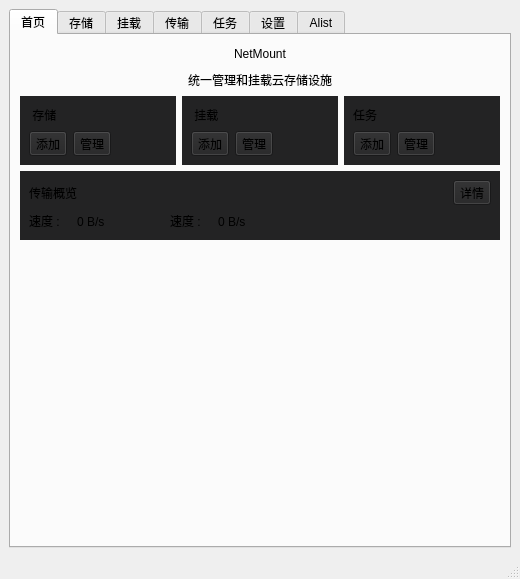
<?xml version="1.0" encoding="UTF-8"?>
<ui version="4.0">
 <class>QNetMount</class>
 <widget class="QMainWindow" name="QNetMount">
  <property name="geometry">
   <rect>
    <x>0</x>
    <y>0</y>
    <width>520</width>
    <height>579</height>
   </rect>
  </property>
  <property name="windowTitle">
   <string>QNetMount</string>
  </property>
  <widget class="QWidget" name="centralwidget">
   <layout class="QGridLayout" name="gridLayout_9">
    <item row="0" column="0">
     <widget class="QTabWidget" name="tabWidgetCentral">
      <property name="currentIndex">
       <number>0</number>
      </property>
      <widget class="QWidget" name="index">
       <attribute name="title">
        <string>首页</string>
       </attribute>
       <layout class="QGridLayout" name="gridLayout_6">
        <item row="1" column="0">
         <spacer name="verticalSpacerIndexBellow">
          <property name="orientation">
           <enum>Qt::Vertical</enum>
          </property>
          <property name="sizeHint" stdset="0">
           <size>
            <width>20</width>
            <height>320</height>
           </size>
          </property>
         </spacer>
        </item>
        <item row="0" column="0">
         <layout class="QVBoxLayout" name="verticalLayoutIndex">
          <item>
           <layout class="QHBoxLayout" name="horizontalLayoutIndexTitle">
            <item>
             <spacer name="horizontalSpacerIndexTitleLeft">
              <property name="orientation">
               <enum>Qt::Horizontal</enum>
              </property>
              <property name="sizeHint" stdset="0">
               <size>
                <width>40</width>
                <height>20</height>
               </size>
              </property>
             </spacer>
            </item>
            <item>
             <widget class="QLabel" name="labelIndexTitle">
              <property name="text">
               <string>NetMount</string>
              </property>
             </widget>
            </item>
            <item>
             <spacer name="horizontalSpacerIndexTitleRight">
              <property name="orientation">
               <enum>Qt::Horizontal</enum>
              </property>
              <property name="sizeHint" stdset="0">
               <size>
                <width>40</width>
                <height>20</height>
               </size>
              </property>
             </spacer>
            </item>
           </layout>
          </item>
          <item>
           <layout class="QHBoxLayout" name="horizontalLayoutIndexDescript">
            <item>
             <spacer name="horizontalSpacerIndexDescriptLeft">
              <property name="orientation">
               <enum>Qt::Horizontal</enum>
              </property>
              <property name="sizeHint" stdset="0">
               <size>
                <width>40</width>
                <height>20</height>
               </size>
              </property>
             </spacer>
            </item>
            <item>
             <widget class="QLabel" name="labelIndexDescriptTitle">
              <property name="text">
               <string>统一管理和挂载云存储设施</string>
              </property>
             </widget>
            </item>
            <item>
             <spacer name="horizontalSpacerIndexDescriptRight">
              <property name="orientation">
               <enum>Qt::Horizontal</enum>
              </property>
              <property name="sizeHint" stdset="0">
               <size>
                <width>40</width>
                <height>20</height>
               </size>
              </property>
             </spacer>
            </item>
           </layout>
          </item>
          <item>
           <layout class="QHBoxLayout" name="horizontalLayoutIndexCtrl">
            <item>
             <widget class="QWidget" name="widgetIndexStorage" native="true">
              <property name="styleSheet">
               <string notr="true">background-color: rgb(35, 35, 36);</string>
              </property>
              <layout class="QGridLayout" name="gridLayout_3">
               <item row="0" column="0">
                <widget class="QLabel" name="labelIndexStroageTitle">
                 <property name="text">
                  <string> 存储</string>
                 </property>
                </widget>
               </item>
               <item row="0" column="1" colspan="2">
                <spacer name="horizontalSpacerIndexStorageTitle">
                 <property name="orientation">
                  <enum>Qt::Horizontal</enum>
                 </property>
                 <property name="sizeHint" stdset="0">
                  <size>
                   <width>74</width>
                   <height>20</height>
                  </size>
                 </property>
                </spacer>
               </item>
               <item row="1" column="0">
                <widget class="QToolButton" name="toolButtonIndexStroageAdd">
                 <property name="text">
                  <string>添加</string>
                 </property>
                </widget>
               </item>
               <item row="1" column="1">
                <widget class="QToolButton" name="toolButtonIndexStroageManager">
                 <property name="text">
                  <string>管理</string>
                 </property>
                </widget>
               </item>
               <item row="1" column="2">
                <spacer name="horizontalSpacerIndexStorageCtrl">
                 <property name="orientation">
                  <enum>Qt::Horizontal</enum>
                 </property>
                 <property name="sizeHint" stdset="0">
                  <size>
                   <width>28</width>
                   <height>20</height>
                  </size>
                 </property>
                </spacer>
               </item>
              </layout>
             </widget>
            </item>
            <item>
             <widget class="QWidget" name="widgetIndexMount" native="true">
              <property name="styleSheet">
               <string notr="true">background-color: rgb(35, 35, 36);</string>
              </property>
              <layout class="QGridLayout" name="gridLayout_4">
               <item row="0" column="0">
                <widget class="QLabel" name="labelIndexMountTitle">
                 <property name="text">
                  <string> 挂载</string>
                 </property>
                </widget>
               </item>
               <item row="0" column="1" colspan="2">
                <spacer name="horizontalSpacerIndexMountTitle">
                 <property name="orientation">
                  <enum>Qt::Horizontal</enum>
                 </property>
                 <property name="sizeHint" stdset="0">
                  <size>
                   <width>94</width>
                   <height>20</height>
                  </size>
                 </property>
                </spacer>
               </item>
               <item row="1" column="0">
                <widget class="QToolButton" name="toolButtonIndexMountAdd">
                 <property name="text">
                  <string>添加</string>
                 </property>
                </widget>
               </item>
               <item row="1" column="1">
                <widget class="QToolButton" name="toolButtonIndexMountManager">
                 <property name="text">
                  <string>管理</string>
                 </property>
                </widget>
               </item>
               <item row="1" column="2">
                <spacer name="horizontalSpacerIndexMountCtrl">
                 <property name="orientation">
                  <enum>Qt::Horizontal</enum>
                 </property>
                 <property name="sizeHint" stdset="0">
                  <size>
                   <width>48</width>
                   <height>20</height>
                  </size>
                 </property>
                </spacer>
               </item>
              </layout>
             </widget>
            </item>
            <item>
             <widget class="QWidget" name="widgetIndexTask" native="true">
              <property name="styleSheet">
               <string notr="true">background-color: rgb(35, 35, 36);</string>
              </property>
              <layout class="QGridLayout" name="gridLayout_5">
               <item row="0" column="0">
                <widget class="QLabel" name="labelIndexTaskTitle">
                 <property name="text">
                  <string>任务</string>
                 </property>
                </widget>
               </item>
               <item row="0" column="1" colspan="2">
                <spacer name="horizontalSpacerIndexTaskTitle">
                 <property name="orientation">
                  <enum>Qt::Horizontal</enum>
                 </property>
                 <property name="sizeHint" stdset="0">
                  <size>
                   <width>93</width>
                   <height>20</height>
                  </size>
                 </property>
                </spacer>
               </item>
               <item row="1" column="0">
                <widget class="QToolButton" name="toolButtonIndexTaskAdd">
                 <property name="text">
                  <string>添加</string>
                 </property>
                </widget>
               </item>
               <item row="1" column="1">
                <widget class="QToolButton" name="toolButtonIndexTaskManager">
                 <property name="text">
                  <string>管理</string>
                 </property>
                </widget>
               </item>
               <item row="1" column="2">
                <spacer name="horizontalSpacerIndexTaskCtrl">
                 <property name="orientation">
                  <enum>Qt::Horizontal</enum>
                 </property>
                 <property name="sizeHint" stdset="0">
                  <size>
                   <width>47</width>
                   <height>20</height>
                  </size>
                 </property>
                </spacer>
               </item>
              </layout>
             </widget>
            </item>
           </layout>
          </item>
          <item>
           <widget class="QWidget" name="widgetIndexTrans" native="true">
            <property name="styleSheet">
             <string notr="true">background-color: rgb(35, 35, 36);</string>
            </property>
            <layout class="QGridLayout" name="gridLayout_2">
             <item row="1" column="0">
              <widget class="QLabel" name="labelIndexTransSpeedUp">
               <property name="text">
                <string>速度 :	0 B/s</string>
               </property>
              </widget>
             </item>
             <item row="0" column="3">
              <widget class="QToolButton" name="toolButtonIndexTransDetail">
               <property name="text">
                <string>详情</string>
               </property>
              </widget>
             </item>
             <item row="0" column="1" colspan="2">
              <spacer name="horizontalSpacerIndexTransTitle">
               <property name="orientation">
                <enum>Qt::Horizontal</enum>
               </property>
               <property name="sizeHint" stdset="0">
                <size>
                 <width>270</width>
                 <height>20</height>
                </size>
               </property>
              </spacer>
             </item>
             <item row="1" column="1">
              <widget class="QLabel" name="labelIndexTransSpeedDown">
               <property name="text">
                <string>速度 :	0 B/s</string>
               </property>
              </widget>
             </item>
             <item row="1" column="2" colspan="2">
              <spacer name="horizontalSpacerIndexTransInfo">
               <property name="orientation">
                <enum>Qt::Horizontal</enum>
               </property>
               <property name="sizeHint" stdset="0">
                <size>
                 <width>176</width>
                 <height>20</height>
                </size>
               </property>
              </spacer>
             </item>
             <item row="0" column="0">
              <widget class="QLabel" name="labelIndexTransTitle">
               <property name="text">
                <string>传输概览</string>
               </property>
              </widget>
             </item>
            </layout>
           </widget>
          </item>
         </layout>
        </item>
       </layout>
      </widget>
      <widget class="QWidget" name="store">
       <attribute name="title">
        <string>存储</string>
       </attribute>
       <layout class="QGridLayout" name="gridLayout">
        <item row="0" column="0">
         <widget class="QTabWidget" name="tabWidgetStore">
          <property name="currentIndex">
           <number>0</number>
          </property>
          <widget class="QWidget" name="manager">
           <attribute name="title">
            <string>管理</string>
           </attribute>
           <layout class="QVBoxLayout" name="verticalLayout_2">
            <item>
             <layout class="QHBoxLayout" name="horizontalLayoutManager">
              <item>
               <widget class="QToolButton" name="toolButtonManagerAdd">
                <property name="text">
                 <string>添加</string>
                </property>
               </widget>
              </item>
              <item>
               <widget class="QToolButton" name="toolButtonManagerReload">
                <property name="text">
                 <string>刷新</string>
                </property>
               </widget>
              </item>
              <item>
               <spacer name="horizontalSpacerManagetCtrl">
                <property name="orientation">
                 <enum>Qt::Horizontal</enum>
                </property>
                <property name="sizeHint" stdset="0">
                 <size>
                  <width>40</width>
                  <height>20</height>
                 </size>
                </property>
               </spacer>
              </item>
              <item>
               <widget class="QToolButton" name="toolButtonManagerHelp">
                <property name="text">
                 <string>?</string>
                </property>
               </widget>
              </item>
             </layout>
            </item>
            <item>
             <widget class="QListView" name="listViewManager">
              <property name="styleSheet">
               <string notr="true">background-color: rgb(35, 35, 36);</string>
              </property>
             </widget>
            </item>
           </layout>
          </widget>
          <widget class="QWidget" name="browser">
           <attribute name="title">
            <string>浏览</string>
           </attribute>
          </widget>
         </widget>
        </item>
       </layout>
      </widget>
      <widget class="QWidget" name="mount">
       <attribute name="title">
        <string>挂载</string>
       </attribute>
       <layout class="QVBoxLayout" name="verticalLayout_3">
        <item>
         <layout class="QHBoxLayout" name="horizontalLayoutMount">
          <item>
           <widget class="QToolButton" name="toolButtonMountAdd">
            <property name="text">
             <string>添加</string>
            </property>
           </widget>
          </item>
          <item>
           <widget class="QToolButton" name="toolButtonMountReload">
            <property name="text">
             <string>刷新</string>
            </property>
           </widget>
          </item>
          <item>
           <spacer name="horizontalSpacerMountCtrl">
            <property name="orientation">
             <enum>Qt::Horizontal</enum>
            </property>
            <property name="sizeHint" stdset="0">
             <size>
              <width>40</width>
              <height>20</height>
             </size>
            </property>
           </spacer>
          </item>
          <item>
           <widget class="QToolButton" name="toolButtonMountHelp">
            <property name="text">
             <string>?</string>
            </property>
           </widget>
          </item>
         </layout>
        </item>
        <item>
         <widget class="QListView" name="listViewMount">
          <property name="styleSheet">
           <string notr="true">background-color: rgb(35, 35, 36);</string>
          </property>
         </widget>
        </item>
       </layout>
      </widget>
      <widget class="QWidget" name="trans">
       <attribute name="title">
        <string>传输</string>
       </attribute>
      </widget>
      <widget class="QWidget" name="task">
       <attribute name="title">
        <string>任务</string>
       </attribute>
       <layout class="QVBoxLayout" name="verticalLayout_4">
        <item>
         <layout class="QHBoxLayout" name="horizontalLayoutTask">
          <item>
           <widget class="QToolButton" name="toolButtonTaskAdd">
            <property name="text">
             <string>添加</string>
            </property>
           </widget>
          </item>
          <item>
           <widget class="QToolButton" name="toolButtonTaskReload">
            <property name="text">
             <string>刷新</string>
            </property>
           </widget>
          </item>
          <item>
           <spacer name="horizontalSpacerTaskCtrl">
            <property name="orientation">
             <enum>Qt::Horizontal</enum>
            </property>
            <property name="sizeHint" stdset="0">
             <size>
              <width>40</width>
              <height>20</height>
             </size>
            </property>
           </spacer>
          </item>
          <item>
           <widget class="QToolButton" name="toolButtonTaskHelp">
            <property name="text">
             <string>?</string>
            </property>
           </widget>
          </item>
         </layout>
        </item>
        <item>
         <widget class="QListView" name="listViewTask">
          <property name="styleSheet">
           <string notr="true">background-color: rgb(35, 35, 36);</string>
          </property>
         </widget>
        </item>
       </layout>
      </widget>
      <widget class="QWidget" name="setting">
       <attribute name="title">
        <string>设置</string>
       </attribute>
       <layout class="QGridLayout" name="gridLayout_8">
        <item row="3" column="0">
         <spacer name="verticalSpacer_4">
          <property name="orientation">
           <enum>Qt::Vertical</enum>
          </property>
          <property name="sizeHint" stdset="0">
           <size>
            <width>20</width>
            <height>40</height>
           </size>
          </property>
         </spacer>
        </item>
        <item row="0" column="0">
         <widget class="QWidget" name="widgetSetting" native="true">
          <property name="styleSheet">
           <string notr="true">background-color: rgb(35, 35, 36);</string>
          </property>
          <layout class="QVBoxLayout" name="verticalLayout_8">
           <item>
            <layout class="QHBoxLayout" name="horizontalLayoutSettingTitle">
             <item>
              <spacer name="horizontalSpacerSettingTitleLeft">
               <property name="orientation">
                <enum>Qt::Horizontal</enum>
               </property>
               <property name="sizeHint" stdset="0">
                <size>
                 <width>283</width>
                 <height>20</height>
                </size>
               </property>
              </spacer>
             </item>
             <item>
              <widget class="QLabel" name="labelSettingTitle">
               <property name="text">
                <string>设置</string>
               </property>
              </widget>
             </item>
             <item>
              <spacer name="horizontalSpacerSettingTitleRight">
               <property name="orientation">
                <enum>Qt::Horizontal</enum>
               </property>
               <property name="sizeHint" stdset="0">
                <size>
                 <width>283</width>
                 <height>20</height>
                </size>
               </property>
              </spacer>
             </item>
            </layout>
           </item>
           <item>
            <layout class="QVBoxLayout" name="verticalLayoutSettingCtrl">
             <item>
              <layout class="QGridLayout" name="gridLayoutSettingCtrl">
               <item row="1" column="0">
                <widget class="QLabel" name="labelSettingCtrlTheme">
                 <property name="text">
                  <string>主题模式</string>
                 </property>
                </widget>
               </item>
               <item row="0" column="0">
                <widget class="QLabel" name="labelSettingCtrlLanguage">
                 <property name="text">
                  <string>语言</string>
                 </property>
                </widget>
               </item>
               <item row="2" column="0">
                <widget class="QLabel" name="labelSettingCtrlAutoStart">
                 <property name="text">
                  <string>开机自启</string>
                 </property>
                </widget>
               </item>
               <item row="3" column="0">
                <widget class="QLabel" name="labelSettingCtrlStartHide">
                 <property name="text">
                  <string>启动时隐藏窗口</string>
                 </property>
                </widget>
               </item>
               <item row="1" column="1">
                <widget class="QComboBox" name="comboBoxSettingCtrlTheme">
                 <item>
                  <property name="text">
                   <string>跟随系统</string>
                  </property>
                 </item>
                 <item>
                  <property name="text">
                   <string>浅色模式</string>
                  </property>
                 </item>
                 <item>
                  <property name="text">
                   <string>深色模式</string>
                  </property>
                 </item>
                </widget>
               </item>
               <item row="2" column="2">
                <spacer name="horizontalSpacerSettingCtrlAutoStart">
                 <property name="orientation">
                  <enum>Qt::Horizontal</enum>
                 </property>
                 <property name="sizeHint" stdset="0">
                  <size>
                   <width>40</width>
                   <height>20</height>
                  </size>
                 </property>
                </spacer>
               </item>
               <item row="0" column="2">
                <spacer name="horizontalSpacerSettingCtrlLannguage">
                 <property name="orientation">
                  <enum>Qt::Horizontal</enum>
                 </property>
                 <property name="sizeHint" stdset="0">
                  <size>
                   <width>40</width>
                   <height>20</height>
                  </size>
                 </property>
                </spacer>
               </item>
               <item row="0" column="1">
                <widget class="QComboBox" name="comboBoxSettingCtrlLanguage">
                 <property name="currentText">
                  <string>简体中文</string>
                 </property>
                 <property name="currentIndex">
                  <number>0</number>
                 </property>
                 <item>
                  <property name="text">
                   <string>简体中文</string>
                  </property>
                 </item>
                 <item>
                  <property name="text">
                   <string>繁体中文</string>
                  </property>
                 </item>
                 <item>
                  <property name="text">
                   <string>English</string>
                  </property>
                 </item>
                </widget>
               </item>
               <item row="2" column="1">
                <widget class="QCheckBox" name="checkBoxSettingCtrlAutoStart">
                 <property name="text">
                  <string/>
                 </property>
                </widget>
               </item>
               <item row="1" column="2">
                <spacer name="horizontalSpacerSettingCtrlTheme">
                 <property name="orientation">
                  <enum>Qt::Horizontal</enum>
                 </property>
                 <property name="sizeHint" stdset="0">
                  <size>
                   <width>40</width>
                   <height>20</height>
                  </size>
                 </property>
                </spacer>
               </item>
               <item row="3" column="2">
                <spacer name="horizontalSpacerSettingCtrlStartHide">
                 <property name="orientation">
                  <enum>Qt::Horizontal</enum>
                 </property>
                 <property name="sizeHint" stdset="0">
                  <size>
                   <width>40</width>
                   <height>20</height>
                  </size>
                 </property>
                </spacer>
               </item>
               <item row="3" column="1">
                <widget class="QCheckBox" name="checkBoxSettingCtrlStartHide">
                 <property name="text">
                  <string/>
                 </property>
                </widget>
               </item>
               <item row="4" column="0">
                <widget class="QLabel" name="labelSettingCtrlAlist">
                 <property name="text">
                  <string>默认启动 AList</string>
                 </property>
                </widget>
               </item>
               <item row="4" column="1">
                <widget class="QCheckBox" name="checkBoxSettingCtrlAlist">
                 <property name="text">
                  <string/>
                 </property>
                </widget>
               </item>
              </layout>
             </item>
             <item>
              <layout class="QHBoxLayout" name="horizontalLayoutSettingCtrlSave">
               <item>
                <spacer name="horizontalSpacerSettingCtrlSave">
                 <property name="orientation">
                  <enum>Qt::Horizontal</enum>
                 </property>
                 <property name="sizeHint" stdset="0">
                  <size>
                   <width>40</width>
                   <height>20</height>
                  </size>
                 </property>
                </spacer>
               </item>
               <item>
                <widget class="QToolButton" name="toolButtonSettingCtrlSave">
                 <property name="text">
                  <string>保存</string>
                 </property>
                </widget>
               </item>
              </layout>
             </item>
            </layout>
           </item>
          </layout>
         </widget>
        </item>
        <item row="2" column="0">
         <widget class="QWidget" name="widgetSettingAbout" native="true">
          <property name="styleSheet">
           <string notr="true">background-color: rgb(35, 35, 36);</string>
          </property>
          <layout class="QVBoxLayout" name="verticalLayout_12">
           <item>
            <layout class="QVBoxLayout" name="verticalLayoutSettingAbout">
             <item>
              <layout class="QHBoxLayout" name="horizontalLayoutSettingAboutTitle">
               <item>
                <spacer name="horizontalSpacerSettingAboutTitleLeft">
                 <property name="orientation">
                  <enum>Qt::Horizontal</enum>
                 </property>
                 <property name="sizeHint" stdset="0">
                  <size>
                   <width>40</width>
                   <height>20</height>
                  </size>
                 </property>
                </spacer>
               </item>
               <item>
                <widget class="QLabel" name="labelSettingAboutTitle">
                 <property name="text">
                  <string>关于</string>
                 </property>
                </widget>
               </item>
               <item>
                <spacer name="horizontalSpacerSettingAboutTitleRigth">
                 <property name="orientation">
                  <enum>Qt::Horizontal</enum>
                 </property>
                 <property name="sizeHint" stdset="0">
                  <size>
                   <width>40</width>
                   <height>20</height>
                  </size>
                 </property>
                </spacer>
               </item>
              </layout>
             </item>
             <item>
              <widget class="QWidget" name="widgetSettingAboutInfo" native="true">
               <layout class="QVBoxLayout" name="verticalLayout_5">
                <item>
                 <widget class="QLabel" name="labelSettingAboutInfo">
                  <property name="text">
                   <string>&lt;!DOCTYPE HTML PUBLIC &quot;-//W3C//DTD HTML 4.0//EN&quot; &quot;http://www.w3.org/TR/REC-html40/strict.dtd&quot;&gt;
&lt;html&gt;

&lt;head&gt;
&lt;meta name=&quot;qrichtext&quot; content=&quot;1&quot; /&gt;&lt;meta charset=&quot;utf-8&quot; /&gt;
&lt;/head&gt;

&lt;body&gt;
&lt;p&gt;版本: v1.1.1&lt;/p&gt;
&lt;p&gt;由独立开发者 VirtualHotBar 开发并发布&lt;/p&gt;
&lt;p&gt;Copyright © 2024-Present &lt;a href=&quot;www&quot;&gt;VirtualHotBar&lt;/a&gt;&lt;/p&gt;</string>
                  </property>
                 </widget>
                </item>
               </layout>
              </widget>
             </item>
            </layout>
           </item>
          </layout>
         </widget>
        </item>
        <item row="1" column="0">
         <widget class="QWidget" name="widgetSettingLibs" native="true">
          <property name="styleSheet">
           <string notr="true">background-color: rgb(35, 35, 36);</string>
          </property>
          <layout class="QVBoxLayout" name="verticalLayout_11">
           <item>
            <layout class="QVBoxLayout" name="verticalLayoutSettingLibs">
             <item>
              <layout class="QHBoxLayout" name="horizontalLayoutSettingLibsTitle">
               <item>
                <spacer name="horizontalSpacerSettingLibsTitleLeft">
                 <property name="orientation">
                  <enum>Qt::Horizontal</enum>
                 </property>
                 <property name="sizeHint" stdset="0">
                  <size>
                   <width>40</width>
                   <height>20</height>
                  </size>
                 </property>
                </spacer>
               </item>
               <item>
                <widget class="QLabel" name="labelSettingLibsTitle">
                 <property name="text">
                  <string>组件</string>
                 </property>
                </widget>
               </item>
               <item>
                <spacer name="horizontalSpacerSettingLibsTitleRight">
                 <property name="orientation">
                  <enum>Qt::Horizontal</enum>
                 </property>
                 <property name="sizeHint" stdset="0">
                  <size>
                   <width>40</width>
                   <height>20</height>
                  </size>
                 </property>
                </spacer>
               </item>
              </layout>
             </item>
             <item>
              <widget class="QWidget" name="widgetSettingLibsTitleInfo" native="true">
               <layout class="QVBoxLayout" name="verticalLayout_9">
                <item>
                 <widget class="QLabel" name="labelSettingLibsTitleInfo">
                  <property name="text">
                   <string>&lt;html&gt;&lt;head/&gt;&lt;body&gt;&lt;p&gt;&lt;a href=&quot;www&quot;&gt;&lt;span style=&quot; text-decoration: underline; color:#007af4;&quot;&gt;Rclone&lt;/span&gt;&lt;/a&gt;&lt;span style=&quot; font-family:'Inter','-apple-system','BlinkMacSystemFont','PingFang SC','Hiragino Sans GB','noto sans','Microsoft YaHei','Helvetica Neue','Helvetica','Arial','sans-serif'; font-size:14px; color:rgba(255,255,255,0.698039); background-color:#232324;&quot;&gt;(&lt;/span&gt;&lt;a href=&quot;www&quot;&gt;&lt;span style=&quot; text-decoration: underline; color:#007af4;&quot;&gt;日志&lt;/span&gt;&lt;/a&gt;&lt;span style=&quot; font-family:'Inter','-apple-system','BlinkMacSystemFont','PingFang SC','Hiragino Sans GB','noto sans','Microsoft YaHei','Helvetica Neue','Helvetica','Arial','sans-serif'; font-size:14px; color:rgba(255,255,255,0.698039); background-color:#232324;&quot;&gt;): v1.66.0&lt;/span&gt;&lt;br/&gt;&lt;a href=&quot;www&quot;&gt;&lt;span style=&quot; text-decoration: underline; color:#007af4;&quot;&gt;Alist&lt;/span&gt;&lt;/a&gt;&lt;span style=&quot; font-family:'Inter','-apple-system','BlinkMacSystemFont','PingFang SC','Hiragino Sans GB','noto sans','Microsoft YaHei','Helvetica Neue','Helvetica','Arial','sans-serif'; font-size:14px; color:rgba(255,255,255,0.698039); background-color:#232324;&quot;&gt;(&lt;/span&gt;&lt;a href=&quot;www&quot;&gt;&lt;span style=&quot; text-decoration: underline; color:#007af4;&quot;&gt;日志&lt;/span&gt;&lt;/a&gt;&lt;span style=&quot; font-family:'Inter','-apple-system','BlinkMacSystemFont','PingFang SC','Hiragino Sans GB','noto sans','Microsoft YaHei','Helvetica Neue','Helvetica','Arial','sans-serif'; font-size:14px; color:rgba(255,255,255,0.698039); background-color:#232324;&quot;&gt;): v3.35.0&lt;/span&gt;&lt;/p&gt;&lt;/body&gt;&lt;/html&gt;</string>
                  </property>
                  <property name="textFormat">
                   <enum>Qt::AutoText</enum>
                  </property>
                 </widget>
                </item>
               </layout>
              </widget>
             </item>
            </layout>
           </item>
          </layout>
         </widget>
        </item>
       </layout>
      </widget>
      <widget class="QWidget" name="Alist">
       <attribute name="title">
        <string>Alist</string>
       </attribute>
       <layout class="QVBoxLayout" name="verticalLayout">
        <item>
         <layout class="QVBoxLayout" name="verticalLayoutAlistMain">
          <item>
           <layout class="QHBoxLayout" name="horizontalLayoutAlistTitle">
            <item>
             <spacer name="horizontalSpacerAlistTitleLeft">
              <property name="orientation">
               <enum>Qt::Horizontal</enum>
              </property>
              <property name="sizeHint" stdset="0">
               <size>
                <width>40</width>
                <height>20</height>
               </size>
              </property>
             </spacer>
            </item>
            <item>
             <widget class="QLabel" name="labelAlistTitle">
              <property name="text">
               <string>Alist</string>
              </property>
             </widget>
            </item>
            <item>
             <spacer name="horizontalSpacerAlistTitleRight">
              <property name="orientation">
               <enum>Qt::Horizontal</enum>
              </property>
              <property name="sizeHint" stdset="0">
               <size>
                <width>40</width>
                <height>20</height>
               </size>
              </property>
             </spacer>
            </item>
           </layout>
          </item>
          <item>
           <layout class="QHBoxLayout" name="horizontalLayoutAlistExec">
            <item>
             <widget class="QLabel" name="labelAlistExecPath">
              <property name="text">
               <string>程序路径 : </string>
              </property>
             </widget>
            </item>
            <item>
             <widget class="QLineEdit" name="lineEditAlistExecPath"/>
            </item>
            <item>
             <widget class="QToolButton" name="toolButtonChooseAlistExecPath">
              <property name="text">
               <string>选择</string>
              </property>
             </widget>
            </item>
            <item>
             <widget class="QToolButton" name="toolButtonExplorerAlistExecDir">
              <property name="text">
               <string>浏览</string>
              </property>
             </widget>
            </item>
           </layout>
          </item>
          <item>
           <layout class="QHBoxLayout" name="horizontalLayoutAlistConfig">
            <item>
             <widget class="QLabel" name="labelAlistConfigPath">
              <property name="text">
               <string>数据路径 : </string>
              </property>
             </widget>
            </item>
            <item>
             <widget class="QLineEdit" name="lineEditAlistConfigPath"/>
            </item>
            <item>
             <widget class="QToolButton" name="toolButtonChooseAlistConfigPath">
              <property name="text">
               <string>选择</string>
              </property>
             </widget>
            </item>
            <item>
             <widget class="QToolButton" name="toolButtonExplorerAlistConfigPath">
              <property name="text">
               <string>浏览</string>
              </property>
             </widget>
            </item>
           </layout>
          </item>
          <item>
           <layout class="QHBoxLayout" name="horizontalLayoutAlistStartStop">
            <item>
             <spacer name="horizontalSpacerAlistStartStopLeft">
              <property name="orientation">
               <enum>Qt::Horizontal</enum>
              </property>
              <property name="sizeHint" stdset="0">
               <size>
                <width>40</width>
                <height>20</height>
               </size>
              </property>
             </spacer>
            </item>
            <item>
             <widget class="QToolButton" name="toolButtonStartAlistServer">
              <property name="text">
               <string>启动</string>
              </property>
             </widget>
            </item>
            <item>
             <widget class="QToolButton" name="toolButtonStopAlistServer">
              <property name="text">
               <string>停止</string>
              </property>
             </widget>
            </item>
           </layout>
          </item>
         </layout>
        </item>
        <item>
         <layout class="QHBoxLayout" name="horizontalLayoutAlistPassWord">
          <item>
           <widget class="QLabel" name="labelAlistPassWord">
            <property name="text">
             <string>设置密码</string>
            </property>
           </widget>
          </item>
          <item>
           <widget class="QLineEdit" name="lineEditAlistPassWord"/>
          </item>
          <item>
           <widget class="QToolButton" name="toolButtonAlistPassWord">
            <property name="text">
             <string>设置</string>
            </property>
           </widget>
          </item>
         </layout>
        </item>
        <item>
         <spacer name="verticalSpacerAlistBellow">
          <property name="orientation">
           <enum>Qt::Vertical</enum>
          </property>
          <property name="sizeHint" stdset="0">
           <size>
            <width>20</width>
            <height>316</height>
           </size>
          </property>
         </spacer>
        </item>
       </layout>
      </widget>
     </widget>
    </item>
   </layout>
  </widget>
  <widget class="QMenuBar" name="menubar">
   <property name="geometry">
    <rect>
     <x>0</x>
     <y>0</y>
     <width>520</width>
     <height>20</height>
    </rect>
   </property>
  </widget>
  <widget class="QStatusBar" name="statusbar"/>
 </widget>
 <resources/>
 <connections/>
</ui>
